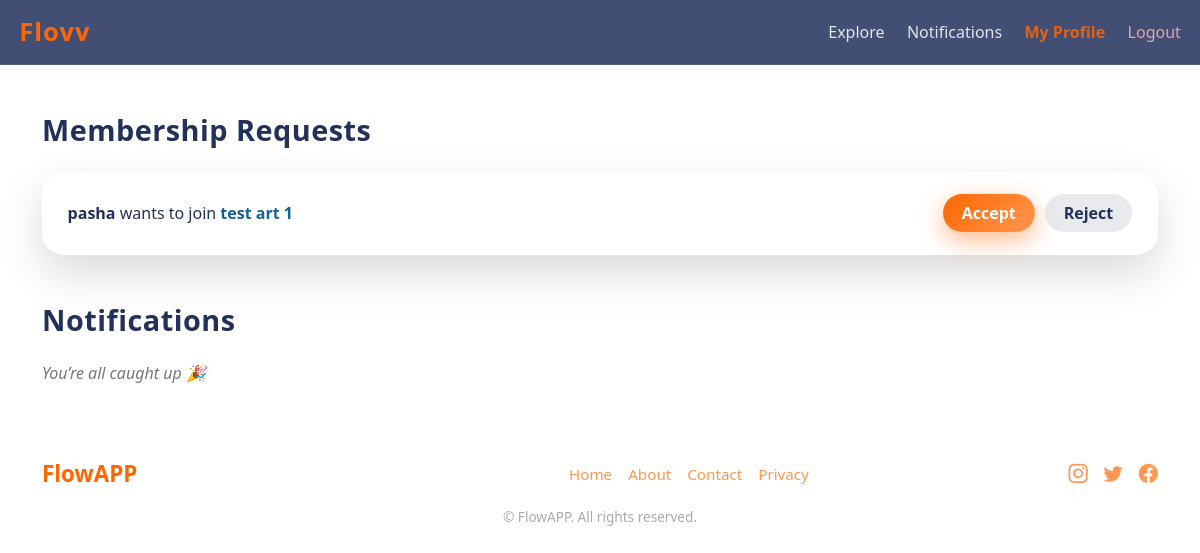
Page /notifications/ (signed in) on the earlier database version.
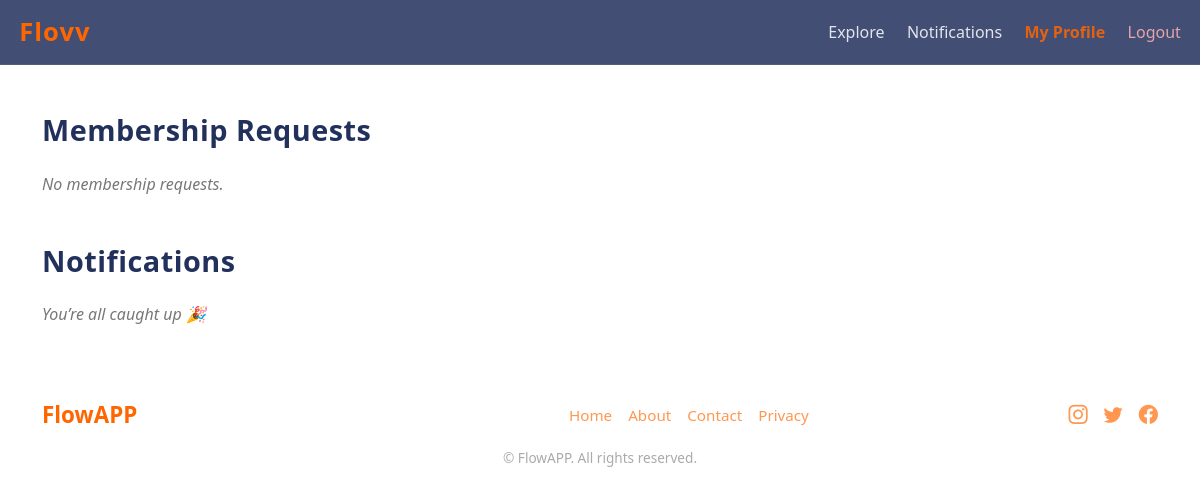
Same page on the later database version.
### home/models.py (models this page shows, shortened)
class Membership(models.Model):
    event = models.ForeignKey(Event, on_delete=models.CASCADE)
    profile = models.ForeignKey(Profile, on_delete=models.CASCADE)
    to_whom = models.ForeignKey(Profile, on_delete=models.CASCADE, related_name="event_owner", null=True)  # can there be collision
    date_submitted = models.DateTimeField(auto_now_add=True)  # auto_now_add?
    accepted = models.BooleanField(default=False)

class Event(models.Model):
    privacy_choices = [
        ("PR", 'Private'),
        ("PU", "Public"),
    ]
    category = models.ForeignKey(Category, on_delete=models.CASCADE)
    name = models.CharField(max_length=200)
    image = models.ImageField(default='fallback.png')
    promoter = models.ForeignKey(User, on_delete=models.CASCADE)
    description = models.TextField()
    start_hour = models.TimeField()
    end_hour = models.TimeField()
    event_date = models.DateField()
    participants = models.ManyToManyField(
        User,
        related_name="events_joined",
        blank=True,
    )
    privacy = models.CharField(max_length=2, choices=privacy_choices, default="PU")
    def __str__(self):
        return self.name

### flowaccounts/models.py (models this page shows, shortened)
class Profile(models.Model):
    user = models.OneToOneField(User, on_delete=models.CASCADE)
    profile_pic = models.ImageField(default='fallback.png')
    first_name = models.CharField(max_length=20)
    last_name = models.CharField(max_length=20)
    bio = models.TextField()
    def __str__(self):
        return f"{self.user}"

class User(AbstractBaseUser):
    username = models.CharField(max_length=20, unique=True)
    phone_number = models.CharField(max_length=11, unique=True)
    email = models.EmailField(max_length=225, unique=True)
    first_name = models.CharField(max_length=20)
    last_name = models.CharField(max_length=20)
    is_admin = models.BooleanField(default=False)
    is_active = models.BooleanField(default=True)
    objects = UserManager()
    USERNAME_FIELD = 'username'
    REQUIRED_FIELDS = ['phone_number', 'email', 'first_name', 'last_name']
    def __str__(self):
        return self.username

### home/views.py (the view, shortened to what this page needs)
# urls.py: path("notifications/", views.NotificationsView.as_view(), name="notifications"),
class NotificationsView(View):
    def get(self, request):
        if request.user.is_authenticated:
            membership_reqs = Membership.objects.filter(to_whom=request.user.profile, accepted=False)
            notifs = Notification.objects.filter(profile=request.user.profile).order_by('-date_submitted')
            context = {
                'membership_reqs': membership_reqs,
                'notifs': notifs,
            }
            return render(request, 'home/notifications.html', context)
        messages.error(request, "برای بازدید از نوتیف ها باید وارد حساب کاربری شوید!")
        return redirect('flowaccounts:login')

### home/templates/home/notifications.html (shortened to what this page needs)
{% extends 'home/base.html' %}
{% block content %}
<section class="container my-5">
  <h2 class="section-title">Membership Requests</h2>
  {% if membership_reqs %}
    <div class="request-list">
      {% for req in membership_reqs %}
        <div class="request-card">
          <div class="request-text">
            <strong>{{ req.profile }}</strong> wants to join
            <span>{{ req.event }}</span>
          </div>
          <form method="post" class="request-actions">
            <button
              type="submit"
              name="action"
              value="accept"
              class="btn-accept">
              Accept
            </button>
            <button
              type="submit"
              name="action"
              value="reject"
              class="btn-reject">
              Reject
            </button>
          </form>
        </div>
      {% endfor %}
    </div>
  {% else %}
    <p class="empty-text">No membership requests.</p>
  {% endif %}
</section>
<section class="container my-5">
  <h2 class="section-title">Notifications</h2>
  {% if notifs %}
    <div class="notif-list">
      {% for notif in notifs %}
        <div class="notif-card">
          <p class="notif-text">{{ notif.notif_text }}</p>
          <span class="notif-date">{{ notif.date_submitted }}</span>
        </div>
      {% endfor %}
    </div>
  {% else %}
    <p class="empty-text">You’re all caught up 🎉</p>
  {% endif %}
</section>
{% endblock %}

### home/templates/home/base.html (shortened to what this page needs)
<!DOCTYPE html>
{% load static %}
<html lang="en">
<head>
    <link href="https://cdn.jsdelivr.net/npm/bootstrap@5.3.3/dist/css/bootstrap.min.css"
          rel="stylesheet"
>
    <link rel="stylesheet" href="{% static 'css/style.css' %}">
</head>
<body>
    {% include 'home/navbar.html' %}
    {% block content %}
    {% endblock %}
<footer class="flovv-footer py-4 mt-5">
  <div class="container d-flex flex-column flex-md-row justify-content-between align-items-center">
    <div class="footer-brand mb-3 mb-md-0">
      <a href="{% url 'home:home' %}" class="text-decoration-none d-flex align-items-center">
        <span class="footer-logo me-2">FlowAPP</span>
        <span class="footer-tagline">Explore. Share. Connect.</span>
      </a>
    </div>
    <ul class="footer-nav list-unstyled d-flex gap-3 mb-3 mb-md-0">
      <li><a href="{% url 'home:home' %}">Home</a></li>
      <li><a href="#">About</a></li>
      <li><a href="#">Contact</a></li>
      <li><a href="#">Privacy</a></li>
    </ul>
    <div class="footer-social d-flex gap-3">
      <a href="#" class="social-icon" aria-label="Instagram"><i class="bi bi-instagram"></i></a>
      <a href="#" class="social-icon" aria-label="Twitter"><i class="bi bi-twitter"></i></a>
      <a href="#" class="social-icon" aria-label="Facebook"><i class="bi bi-facebook"></i></a>
    </div>
  </div>
  <div class="text-center mt-3" style="color: #aaa; font-size: 0.85rem;">
    &copy; {{ now.year }} FlowAPP. All rights reserved.
  </div>
</footer>
<link rel="stylesheet" href="https://cdn.jsdelivr.net/npm/bootstrap-icons@1.11.1/font/bootstrap-icons.css">
</body>
</html>

### home/templates/home/navbar.html (shortened to what this page needs)
{% load static %}
<nav class="flovv-navbar">
  <div class="nav-container">
    <a href="/" class="nav-brand">
      Flovv
    </a>
    <div class="nav-links">
      <a href="{% url 'flowaccounts:explore' %}" class="nav-link">
        Explore
      </a>
      <a href="{% url 'home:notifications' %}" class="nav-link">
        Notifications
      </a>
      {% if request.user.profile %}
        <a href="{% url 'flowaccounts:my_profile' %}" class="nav-link highlight">
          My Profile
        </a>
      {% endif %}
      {% if request.user.is_authenticated %}
        <a href="{% url 'flowaccounts:logout' %}" class="nav-link danger">
          Logout
        </a>
      {% endif %}
    </div>
  </div>
</nav>

### static/css/style.css (style rules this page uses)
:root { --orange-main: #FF6600; --orange-soft: #FF9751; --blue-dark: #22305C; --blue-accent: #136197; }
.section-title { font-size: 1.8rem; font-weight: 700; color: var(--blue-dark); margin-bottom: 1.5rem; letter-spacing: 0.5px; }

### home/templates/home/navbar.html (style rules this page uses)
:root { --orange-main: #FF6600; --orange-soft: #FF9751; --blue-dark: #22305C; --blue-accent: #136197; }
.flovv-navbar { position: sticky; top: 0; z-index: 1000; background: rgba(34, 48, 92, 0.85); backdrop-filter: blur(14px); border-bottom: 1px solid rgba(255,255,255,0.08); }
.nav-container { max-width: 1200px; margin: auto; padding: 0.8rem 1.2rem; display: flex; align-items: center; justify-content: space-between; }
.nav-brand { font-size: 1.6rem; font-weight: 800; letter-spacing: 1px; color: var(--orange-main); text-decoration: none; }
.nav-links { display: flex; align-items: center; gap: 1.4rem; }
.nav-link { color: #fff; font-weight: 500; text-decoration: none; opacity: 0.85; transition: all 0.25s ease; }
.nav-link.highlight { color: var(--orange-main); font-weight: 700; }
.nav-link.danger { color: #ffb3b3; }

### home/templates/home/notifications.html (style rules this page uses)
:root { --orange-main: #FF6600; --orange-soft: #FF9751; --blue-dark: #22305C; --blue-accent: #136197; }
.empty-text { color: #777; font-style: italic; }

### home/templates/home/base.html (style rules this page uses)
.flovv-footer a { color: #FF9751; text-decoration: none; transition: color 0.3s ease; }
.footer-logo { font-size: 1.4rem; font-weight: 800; color: #FF6600; }
.footer-tagline { font-size: 0.9rem; color: #fff; opacity: 0.8; }
.footer-nav li a { font-size: 0.95rem; }
.footer-social a { font-size: 1.2rem; color: #FF9751; transition: transform 0.25s ease, color 0.25s ease; }

Differences in the rows shown:
removed Membership: profile "pasha", event "test art 1"
Other differences:
text now shown: "No membership requests."
